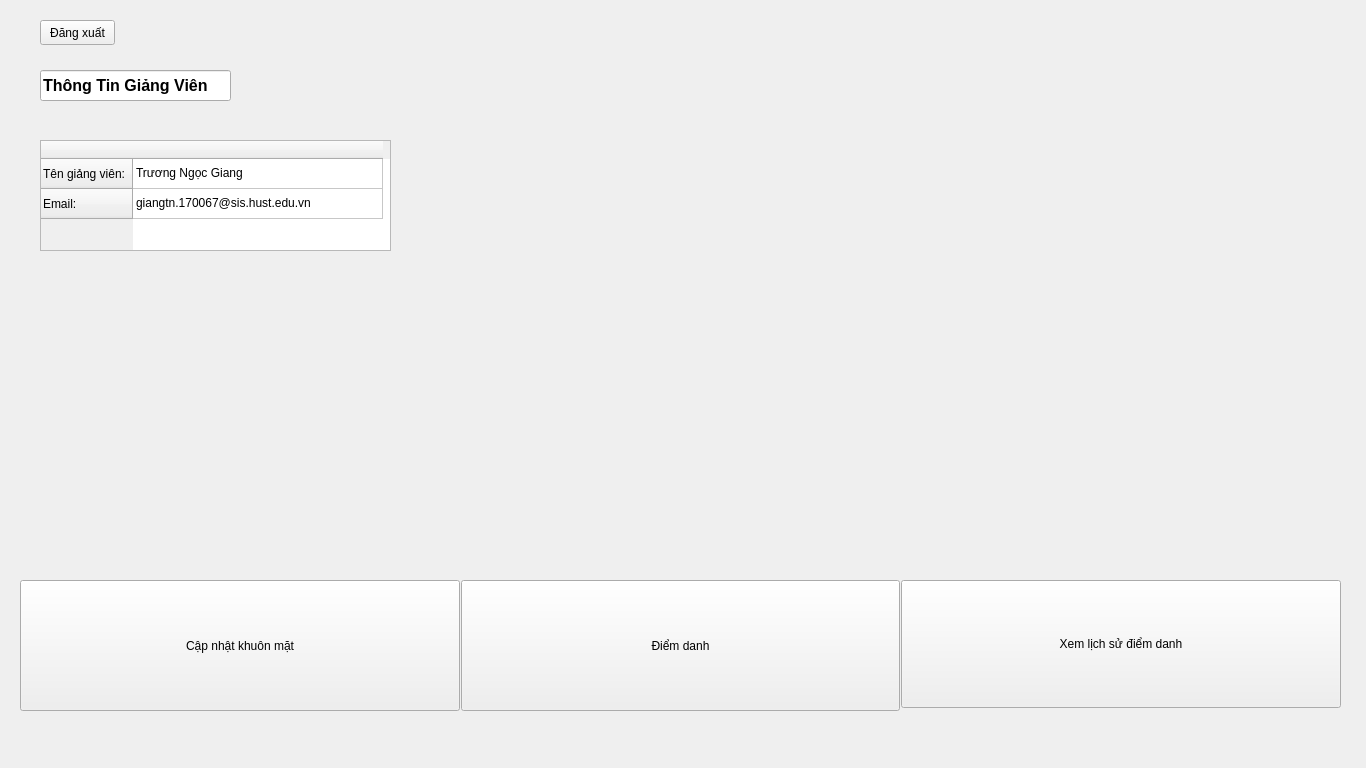
<?xml version="1.0" encoding="UTF-8"?>
<ui version="4.0">
 <class>TeacherWidget</class>
 <widget class="QWidget" name="TeacherWidget">
  <property name="geometry">
   <rect>
    <x>0</x>
    <y>0</y>
    <width>1366</width>
    <height>768</height>
   </rect>
  </property>
  <property name="windowTitle">
   <string>Form</string>
  </property>
  <widget class="QWidget" name="gridLayoutWidget">
   <property name="geometry">
    <rect>
     <x>20</x>
     <y>580</y>
     <width>1321</width>
     <height>131</height>
    </rect>
   </property>
   <layout class="QGridLayout" name="utilities_button">
    <property name="sizeConstraint">
     <enum>QLayout::SetMaximumSize</enum>
    </property>
    <property name="horizontalSpacing">
     <number>1</number>
    </property>
    <property name="verticalSpacing">
     <number>3</number>
    </property>
    <item row="0" column="2">
     <widget class="QPushButton" name="view_attendance_history_button">
      <property name="sizePolicy">
       <sizepolicy hsizetype="Minimum" vsizetype="MinimumExpanding">
        <horstretch>0</horstretch>
        <verstretch>0</verstretch>
       </sizepolicy>
      </property>
      <property name="text">
       <string>Xem lịch sử điểm danh</string>
      </property>
      <property name="checkable">
       <bool>true</bool>
      </property>
     </widget>
    </item>
    <item row="0" column="0" rowspan="2">
     <widget class="QPushButton" name="update_face_id_button">
      <property name="enabled">
       <bool>true</bool>
      </property>
      <property name="sizePolicy">
       <sizepolicy hsizetype="Minimum" vsizetype="Expanding">
        <horstretch>0</horstretch>
        <verstretch>0</verstretch>
       </sizepolicy>
      </property>
      <property name="text">
       <string>Cập nhật khuôn mặt</string>
      </property>
      <property name="checkable">
       <bool>true</bool>
      </property>
     </widget>
    </item>
    <item row="0" column="1" rowspan="2">
     <widget class="QPushButton" name="attendance_button">
      <property name="sizePolicy">
       <sizepolicy hsizetype="Minimum" vsizetype="Expanding">
        <horstretch>0</horstretch>
        <verstretch>0</verstretch>
       </sizepolicy>
      </property>
      <property name="text">
       <string>Điểm danh</string>
      </property>
      <property name="checkable">
       <bool>true</bool>
      </property>
     </widget>
    </item>
   </layout>
  </widget>
  <widget class="QTableWidget" name="user_info_table">
   <property name="geometry">
    <rect>
     <x>40</x>
     <y>140</y>
     <width>351</width>
     <height>111</height>
    </rect>
   </property>
   <property name="editTriggers">
    <set>QAbstractItemView::NoEditTriggers</set>
   </property>
   <attribute name="horizontalHeaderDefaultSectionSize">
    <number>250</number>
   </attribute>
   <row>
    <property name="text">
     <string>Tên giảng viên:</string>
    </property>
   </row>
   <row>
    <property name="text">
     <string>Email:</string>
    </property>
   </row>
   <column>
    <property name="text">
     <string/>
    </property>
   </column>
   <item row="0" column="0">
    <property name="text">
     <string>Trương Ngọc Giang</string>
    </property>
   </item>
   <item row="1" column="0">
    <property name="text">
     <string>giangtn.170067@sis.hust.edu.vn</string>
    </property>
   </item>
  </widget>
  <widget class="QLineEdit" name="user_info_table_tittle">
   <property name="geometry">
    <rect>
     <x>40</x>
     <y>70</y>
     <width>191</width>
     <height>31</height>
    </rect>
   </property>
   <property name="font">
    <font>
     <pointsize>12</pointsize>
     <bold>true</bold>
    </font>
   </property>
   <property name="text">
    <string>Thông Tin Giảng Viên</string>
   </property>
   <property name="readOnly">
    <bool>true</bool>
   </property>
  </widget>
  <widget class="QPushButton" name="logout_button">
   <property name="geometry">
    <rect>
     <x>40</x>
     <y>20</y>
     <width>75</width>
     <height>25</height>
    </rect>
   </property>
   <property name="text">
    <string>Đăng xuất</string>
   </property>
  </widget>
 </widget>
 <resources/>
 <connections/>
</ui>
